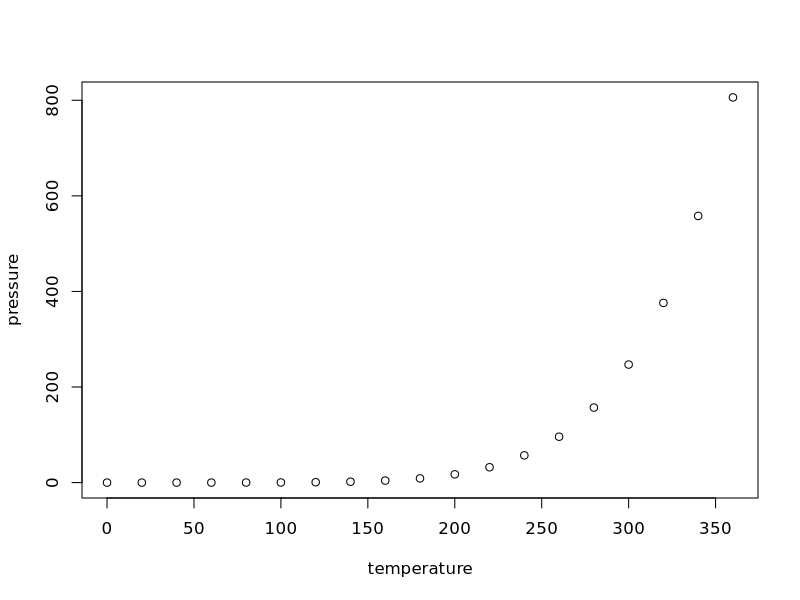

R code for this plot:
## ---- chunk 1
knitr::opts_chunk$set(echo = FALSE)
## ---- chunk 2
plot(pressure, family = "Dejavu Sans")
## ---- chunk 3
# automatically create a bib database for R packages
bib <- knitr::write_bib(
  x = c(
    .packages(), "knitr", "rmarkdown", "bookdown"
  ), file = NULL, prefix = ""
)
xfun::write_utf8(unlist(bib), "packages.bib")
